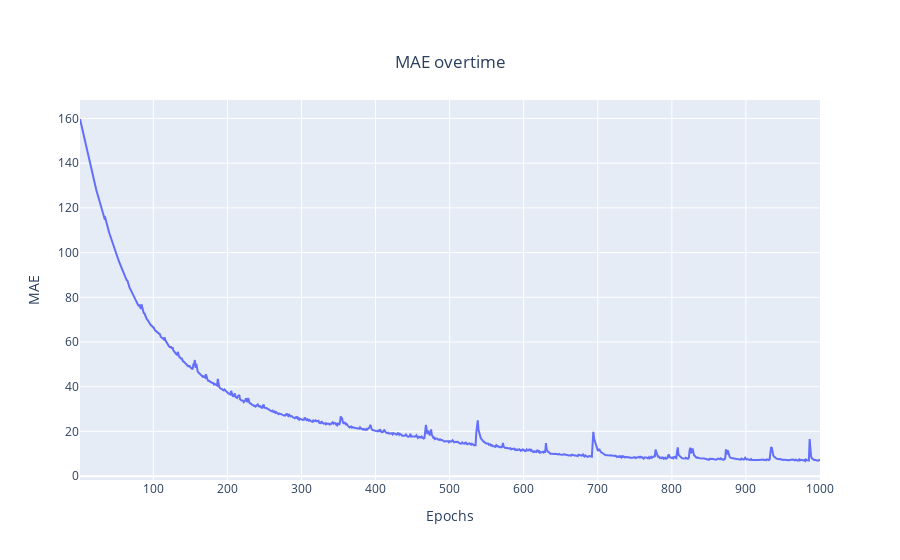

Notebook code for this chart:
### Code cell
fig = go.Figure(data=go.Scatter(x=list(range(1,len(history.history['mean_absolute_error'])+1)), y = history.history['mean_absolute_error']))
fig.update_layout(title={'text':"MAE overtime", 'y':0.9, 'x':0.5, 'xanchor': 'center','yanchor': 'top'}, xaxis_title="Epochs", yaxis_title="MAE")
fig.show()

### Figure 1 — Plotly figure (JSON) as saved in the notebook; plotly's stock layout.template omitted (floating-point values rounded to 4 significant figures; data arrays with more than 128 entries replaced by an {"elided": "..."} marker saying what was removed)
{"data": [{"type": "scatter", "x": {"elided": "1000 int values"}, "y": {"elided": "1000 float values"}}], "layout": {"autosize": true, "title": {"text": "MAE overtime", "x": 0.5, "xanchor": "center", "y": 0.9, "yanchor": "top"}, "xaxis": {"autorange": true, "range": [1, 1000], "title": {"text": "Epochs"}, "type": "linear"}, "yaxis": {"autorange": true, "range": [-1.726, 168.3], "title": {"text": "MAE"}, "type": "linear"}}}
